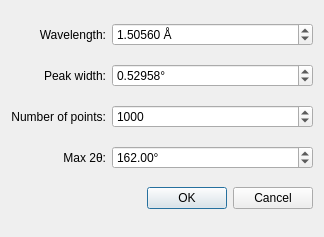
<?xml version="1.0" encoding="UTF-8"?>
<ui version="4.0">
 <class>Avogadro::QtPlugins::XrdOptionsDialog</class>
 <widget class="QDialog" name="Avogadro::QtPlugins::XrdOptionsDialog">
  <property name="geometry">
   <rect>
    <x>0</x>
    <y>0</y>
    <width>324</width>
    <height>237</height>
   </rect>
  </property>
  <property name="windowTitle">
   <string>Theoretical XRD Pattern Options</string>
  </property>
  <property name="toolTip">
   <string>&lt;html&gt;&lt;head/&gt;&lt;body&gt;&lt;p&gt;The broadening of the peak at the base (in degrees).&lt;/p&gt;&lt;/body&gt;&lt;/html&gt;</string>
  </property>
  <layout class="QGridLayout" name="gridLayout">
   <item row="3" column="1">
    <widget class="QDoubleSpinBox" name="spin_max2Theta">
     <property name="toolTip">
      <string>&lt;html&gt;&lt;head/&gt;&lt;body&gt;&lt;p&gt;The max 2theta value in degrees.&lt;/p&gt;&lt;p&gt;Default: 162.00°&lt;/p&gt;&lt;/body&gt;&lt;/html&gt;</string>
     </property>
     <property name="suffix">
      <string>°</string>
     </property>
     <property name="decimals">
      <number>2</number>
     </property>
     <property name="maximum">
      <double>360.000000000000000</double>
     </property>
     <property name="singleStep">
      <double>0.100000000000000</double>
     </property>
     <property name="value">
      <double>162.000000000000000</double>
     </property>
    </widget>
   </item>
   <item row="1" column="1">
    <widget class="QDoubleSpinBox" name="spin_peakWidth">
     <property name="toolTip">
      <string>&lt;html&gt;&lt;head/&gt;&lt;body&gt;&lt;p&gt;The broadening of the peaks at the base in degrees.&lt;/p&gt;&lt;p&gt;Default: 0.52958°&lt;/p&gt;&lt;/body&gt;&lt;/html&gt;</string>
     </property>
     <property name="suffix">
      <string>°</string>
     </property>
     <property name="decimals">
      <number>5</number>
     </property>
     <property name="maximum">
      <double>100.000000000000000</double>
     </property>
     <property name="singleStep">
      <double>0.100000000000000</double>
     </property>
     <property name="value">
      <double>0.529580000000000</double>
     </property>
    </widget>
   </item>
   <item row="2" column="0">
    <widget class="QLabel" name="label_3">
     <property name="text">
      <string>Number of points:</string>
     </property>
     <property name="alignment">
      <set>Qt::AlignRight|Qt::AlignTrailing|Qt::AlignVCenter</set>
     </property>
    </widget>
   </item>
   <item row="1" column="0">
    <widget class="QLabel" name="label_2">
     <property name="text">
      <string>Peak width:</string>
     </property>
     <property name="alignment">
      <set>Qt::AlignRight|Qt::AlignTrailing|Qt::AlignVCenter</set>
     </property>
    </widget>
   </item>
   <item row="0" column="0">
    <widget class="QLabel" name="label">
     <property name="text">
      <string>Wavelength:</string>
     </property>
     <property name="alignment">
      <set>Qt::AlignRight|Qt::AlignTrailing|Qt::AlignVCenter</set>
     </property>
    </widget>
   </item>
   <item row="0" column="1">
    <widget class="QDoubleSpinBox" name="spin_wavelength">
     <property name="toolTip">
      <string>&lt;html&gt;&lt;head/&gt;&lt;body&gt;&lt;p&gt;The wavelength of the x-ray in Angstroms. &lt;/p&gt;&lt;p&gt;Default: 1.50560 Å&lt;/p&gt;&lt;/body&gt;&lt;/html&gt;</string>
     </property>
     <property name="suffix">
      <string> Å</string>
     </property>
     <property name="decimals">
      <number>5</number>
     </property>
     <property name="minimum">
      <double>0.000000000000000</double>
     </property>
     <property name="maximum">
      <double>100.000000000000000</double>
     </property>
     <property name="singleStep">
      <double>0.100000000000000</double>
     </property>
     <property name="value">
      <double>1.505600000000000</double>
     </property>
    </widget>
   </item>
   <item row="2" column="1">
    <widget class="QSpinBox" name="spin_numDataPoints">
     <property name="toolTip">
      <string>&lt;html&gt;&lt;head/&gt;&lt;body&gt;&lt;p&gt;The number of 2theta points to generate.&lt;/p&gt;&lt;p&gt;Default: 1000&lt;/p&gt;&lt;/body&gt;&lt;/html&gt;</string>
     </property>
     <property name="minimum">
      <number>1</number>
     </property>
     <property name="maximum">
      <number>100000</number>
     </property>
     <property name="value">
      <number>1000</number>
     </property>
    </widget>
   </item>
   <item row="3" column="0">
    <widget class="QLabel" name="label_4">
     <property name="layoutDirection">
      <enum>Qt::LeftToRight</enum>
     </property>
     <property name="text">
      <string>Max 2θ:</string>
     </property>
     <property name="alignment">
      <set>Qt::AlignRight|Qt::AlignTrailing|Qt::AlignVCenter</set>
     </property>
    </widget>
   </item>
   <item row="4" column="1">
    <widget class="QDialogButtonBox" name="buttonBox">
     <property name="standardButtons">
      <set>QDialogButtonBox::Cancel|QDialogButtonBox::Ok</set>
     </property>
    </widget>
   </item>
  </layout>
 </widget>
 <tabstops>
  <tabstop>spin_wavelength</tabstop>
  <tabstop>spin_peakWidth</tabstop>
  <tabstop>spin_numDataPoints</tabstop>
  <tabstop>spin_max2Theta</tabstop>
 </tabstops>
 <resources/>
 <connections>
  <connection>
   <sender>buttonBox</sender>
   <signal>accepted()</signal>
   <receiver>Avogadro::QtPlugins::XrdOptionsDialog</receiver>
   <slot>accept()</slot>
   <hints>
    <hint type="sourcelabel">
     <x>226</x>
     <y>204</y>
    </hint>
    <hint type="destinationlabel">
     <x>161</x>
     <y>118</y>
    </hint>
   </hints>
  </connection>
  <connection>
   <sender>buttonBox</sender>
   <signal>rejected()</signal>
   <receiver>Avogadro::QtPlugins::XrdOptionsDialog</receiver>
   <slot>reject()</slot>
   <hints>
    <hint type="sourcelabel">
     <x>226</x>
     <y>204</y>
    </hint>
    <hint type="destinationlabel">
     <x>161</x>
     <y>118</y>
    </hint>
   </hints>
  </connection>
 </connections>
</ui>
